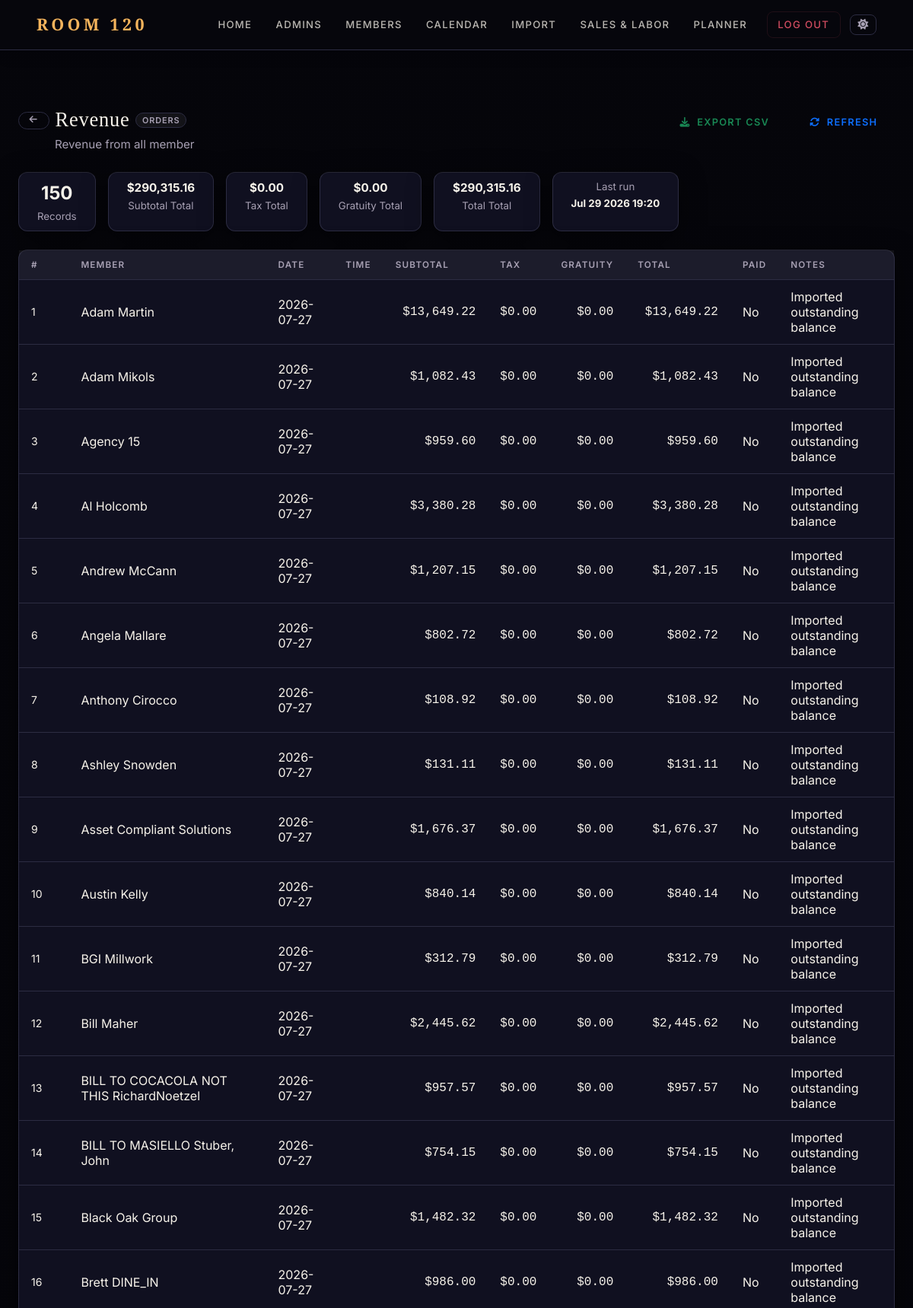
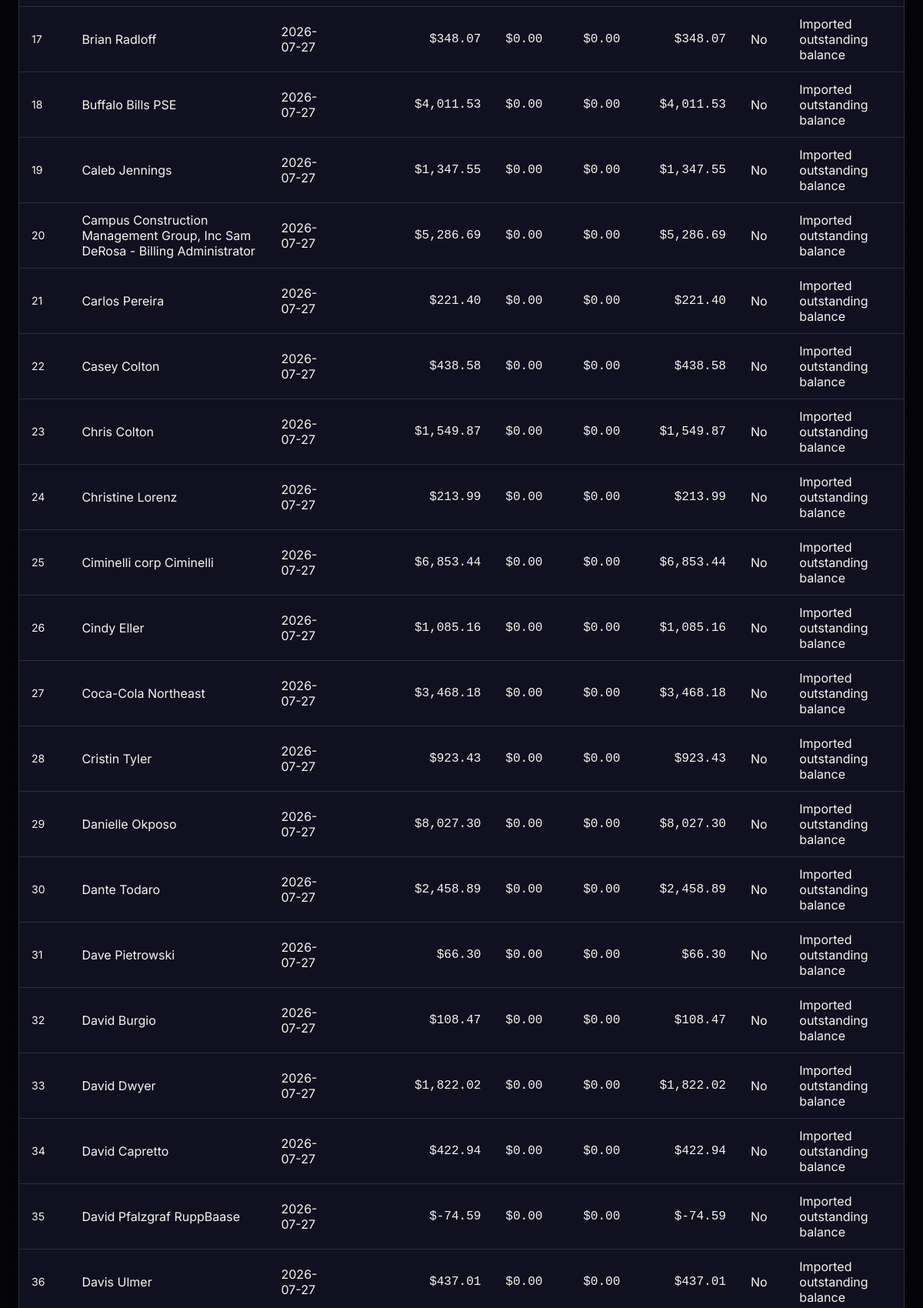
Page /admin/reports/3/run (signed in, upper part) on the committed database (2 pictures, top to bottom).
### app.py (models this page shows)
class SavedReport(db.Model):
    __tablename__ = 'saved_report'
    id          = db.Column(db.Integer, primary_key=True)
    name        = db.Column(db.String(100), nullable=False)
    description = db.Column(db.String(500))
    config      = db.Column(db.Text, nullable=False)   # JSON blob
    created_at  = db.Column(db.DateTime, default=datetime.utcnow)
    last_run_at = db.Column(db.DateTime)

class Order(db.Model):
    id = db.Column(db.Integer, primary_key=True)
    user_id = db.Column(db.Integer, db.ForeignKey('user.id'), nullable=False)
    date = db.Column(db.Date, nullable=False)
    time = db.Column(db.Time, nullable=True)
    subtotal = db.Column(db.Float, nullable=False)
    tax = db.Column(db.Float, nullable=False)
    gratuity = db.Column(db.Float, nullable=False)
    total = db.Column(db.Float, nullable=False)
    paid_by_credit = db.Column(db.Boolean, default=False)
    paid = db.Column(db.Boolean, default=False)  # ✅ Add this line
    notes = db.Column(db.Text, nullable=True)
    user = db.relationship('User', back_populates='orders')
    items = db.relationship('OrderItem', back_populates='order', cascade='all, delete-orphan')

### app.py (the view)
@app.route('/admin/reports/<int:report_id>/run')
def run_report(report_id):
    if not authorized('view_reports'):
        return redirect(url_for('home'))
    rpt = SavedReport.query.get_or_404(report_id)
    config = json.loads(rpt.config)
    results = execute_report(config)
    rpt.last_run_at = datetime.utcnow()
    db.session.commit()
    return render_template('admin_report_run.html', report=rpt, config=config, results=results)

### app.py (called while the page is built)
@app.before_request
def enable_foreign_keys():
    db.session.execute(text('PRAGMA foreign_keys = ON'))

@app.context_processor
def inject_globals():
    user = None
    if session.get('user_id'):
        user = User.query.get(session.get('user_id'))
    try:
        all_types = MembershipType.query.order_by(MembershipType.sort_order, MembershipType.display_name).all()
    except Exception:
        all_types = []
    type_map = {t.name: t for t in all_types}
    active_types = [t for t in all_types if t.is_active]
    return dict(
        current_user=user,
        membership_types=active_types,
        all_membership_types=all_types,
        membership_type_map=type_map,
    )

def authorized(*perms):
    role = session.get('role')
    if role == 'admin':
        return True
    if role == 'staff':
        user_perms = set(session.get('permissions', []))
        return all(p in user_perms for p in perms)
    return False

### templates/admin_report_run.html (shortened to what this page needs)
{% extends 'base.html' %}
{% block content %}
<div class="container-fluid px-4 mt-4">
  <div class="d-flex justify-content-between align-items-start flex-wrap gap-3 mb-4">
    <div>
      <div class="d-flex align-items-center gap-2 mb-1">
        <a href="{{ url_for('admin_reports') }}" class="btn btn-sm btn-outline-secondary">
          <i class="fas fa-arrow-left"></i>
        </a>
        <h2 class="mb-0">{{ report.name }}</h2>
        <span class="badge bg-secondary">{{ results.source_label }}</span>
      </div>
      {% if report.description %}
        <p class="text-muted mb-0 ms-5">{{ report.description }}</p>
      {% endif %}
    </div>
    <div class="d-flex gap-2 flex-wrap">
      <a href="{{ url_for('export_report', report_id=report.id) }}" class="btn btn-outline-success">
        <i class="fas fa-download me-1"></i> Export CSV
      </a>
      <a href="{{ url_for('run_report', report_id=report.id) }}" class="btn btn-outline-primary">
        <i class="fas fa-sync-alt me-1"></i> Refresh
      </a>
    </div>
  </div>
  <div class="d-flex flex-wrap gap-3 mb-4">
    <div class="card px-4 py-2 text-center">
      <div class="fw-bold fs-4">{{ results.count }}</div>
      <div class="text-muted small">Records</div>
    </div>
    {% for i, total in enumerate(results.totals) %}
      {% if total %}
      <div class="card px-4 py-2 text-center">
        <div class="fw-bold">{{ total }}</div>
        <div class="text-muted small">{{ results.headers[i] }} Total</div>
      </div>
      {% endif %}
    {% endfor %}
    <div class="card px-4 py-2 text-center">
      <div class="text-muted small">Last run</div>
      <div class="fw-bold small">
        {% if report.last_run_at %}{{ report.last_run_at.strftime('%b %d %Y %H:%M') }}{% else %}—{% endif %}
      </div>
    </div>
  </div>
  {% if results.rows %}
  <div class="card">
    <div class="card-body p-0">
      <div class="table-responsive">
        <table class="table table-hover table-sm mb-0 align-middle">
          <thead class="table-light">
            <tr>
              <th class="ps-3 text-muted" style="width:40px">#</th>
              {% for h in results.headers %}
              <th>{{ h }}</th>
              {% endfor %}
            </tr>
          </thead>
          <tbody>
            {% for row in results.rows %}
            <tr>
              <td class="ps-3 text-muted small">{{ loop.index }}</td>
              {% for i, cell in enumerate(row) %}
              <td class="{{ 'text-end font-monospace' if results.col_types[i] in ('currency','number') else '' }}">
                {{ cell }}
              </td>
              {% endfor %}
            </tr>
            {% endfor %}
          </tbody>
        </table>
      </div>
    </div>
  </div>
  {% else %}
  <div class="card p-5 text-center text-muted">
    <i class="fas fa-inbox fa-3x mb-3 opacity-25"></i>
    <h5>No records found</h5>
    <p class="mb-0">Try adjusting your filters or date range.</p>
  </div>
  {% endif %}
</div>
{% endblock %}

### static/css/style_member.css (style rules this page uses)
:root { --bg: #07070d; --bg-elevated: #121220; --bg-soft: #181828; --bg-card: #101020; --border: #2c2c42; --border-light: rgba(255,255,255,0.08); --accent: #f5b45c; --accent-soft: rgba(245,180,92,0.12); --accent-strong: #ffcf7a; --accent-dim: rgba(245,180,92,0.45); --text: #f7f3ea; --text-muted: #a7a0b3; --text-dim: #6a6480; --danger: #ff5c73; --danger-soft: rgba(255,92,115,0.13); --success: #3dd68c; --success-soft: rgba(61,214,140,0.11); --info: #6eb3f7; --info-soft: rgba(110,179,247,0.11); --warning: #f5c842; --warning-soft: rgba(245,200,66,0.11); --nav-bg: rgba(7,7,13,0.97); --nav-link-color: rgba(247,243,234,0.75); --input-bg: rgba(14,14,26,0.95); --input-bg-focus: rgba(16,16,28,0.98); --stripe-bg: rgba(255,255,255,0.03); --header-tint: rgba(255,255,255,0.05); --secondary-btn-bg: rgba(255,255,255,0.06); --secondary-btn-hover: rgba(255,255,255,0.11); --secondary-btn-border:rgba(255,255,255,0.18); --list-tint: rgba(255,255,255,0.03); --hover-tint: rgba(245,180,92,0.06); --body-grad-a: #1c1630; --body-grad-b: #07070d; --toggler-filter: invert(1); --close-filter: invert(1); --shadow: 0 8px 32px rgba(0,0,0,0.5); --shadow-lg: 0 20px 60px rgba(0,0,0,0.7); --nav-h: 66px; --radius: 12px; --radius-sm: 8px; --radius-lg: 18px; --radius-pill:999px; --transition: 0.18s ease; }
*, *::before, *::after { box-sizing: border-box; }
html, body { margin: 0; padding: 0; }
html { scroll-behavior: smooth; }
body { font-family: 'Inter', system-ui, -apple-system, sans-serif; background: var(--bg); color: var(--text); margin: 0; padding: 0; min-height: 100vh; font-size: 0.95rem; line-height: 1.6; }
h1, h2, h3 { font-family: 'Playfair Display', serif; letter-spacing: 0.03em; color: var(--text); }
h2 { font-size: 1.65rem; }
.card { background: var(--bg-card) !important; border: 1px solid var(--border) !important; border-top-color: rgba(255,255,255,0.09) !important; border-radius: var(--radius) !important; box-shadow: var(--shadow) !important; color: var(--text) !important; transition: transform var(--transition), box-shadow var(--transition); }
.card-body { padding: 1.25rem !important; }
.card-body.p-0 { padding: 0 !important; }
.table { --bs-table-bg: transparent; --bs-table-striped-bg: var(--stripe-bg); --bs-table-hover-bg: var(--hover-tint); --bs-table-border-color: var(--border); color: var(--text) !important; border-color: var(--border) !important; }
.table th { background: var(--header-tint) !important; color: var(--text-muted) !important; font-size: 0.73rem !important; font-weight: 600 !important; letter-spacing: 0.1em !important; text-transform: uppercase !important; padding: 0.75rem 1rem !important; border-color: var(--border) !important; white-space: nowrap; }
.table td { color: var(--text) !important; border-color: var(--border) !important; padding: 0.75rem 1rem !important; vertical-align: middle; }
.btn { font-size: 0.8rem !important; font-weight: 600 !important; letter-spacing: 0.1em !important; text-transform: uppercase !important; border-radius: var(--radius-pill) !important; padding: 0.5rem 1.35rem !important; transition: all var(--transition) !important; border: 1px solid transparent !important; }
.btn-outline-secondary { background: transparent !important; color: var(--text-muted) !important; border-color: var(--border) !important; }
.btn-sm { padding: 0.3rem 0.85rem !important; font-size: 0.73rem !important; }
.badge { font-size: 0.68rem !important; font-weight: 600 !important; letter-spacing: 0.08em !important; text-transform: uppercase !important; padding: 0.3em 0.7em !important; border-radius: var(--radius-pill) !important; }
.badge.bg-secondary { background: var(--secondary-btn-bg) !important; color: var(--text-muted) !important; border: 1px solid var(--border); }
.text-muted { color: var(--text-muted) !important; }
.fw-bold { color: var(--text); }
a { color: var(--accent); text-decoration: none; transition: color var(--transition); }

### rows in the picture
SavedReport: name "Revenue", description "Revenue from all member", last_run_at "Jul 29 2026 19:20"
Order: cell "Adam Martin" "2026-07-27" "$13,649.22" "$0.00" "$0.00" "$13,649.22" "No", notes "Imported outstanding balance"
Order: cell "Adam Mikols" "2026-07-27" "$1,082.43" "$0.00" "$0.00" "$1,082.43" "No", notes "Imported outstanding balance"
Order: cell "Agency 15" "2026-07-27" "$959.60" "$0.00" "$0.00" "$959.60" "No", notes "Imported outstanding balance"
Order: cell "Al Holcomb" "2026-07-27" "$3,380.28" "$0.00" "$0.00" "$3,380.28" "No", notes "Imported outstanding balance"
Order: cell "Andrew McCann" "2026-07-27" "$1,207.15" "$0.00" "$0.00" "$1,207.15" "No", notes "Imported outstanding balance"
Order: cell "Angela Mallare" "2026-07-27" "$802.72" "$0.00" "$0.00" "$802.72" "No", notes "Imported outstanding balance"
Order: cell "Anthony Cirocco" "2026-07-27" "$108.92" "$0.00" "$0.00" "$108.92" "No", notes "Imported outstanding balance"
Order: cell "Ashley Snowden" "2026-07-27" "$131.11" "$0.00" "$0.00" "$131.11" "No", notes "Imported outstanding balance"
Order: cell "Asset Compliant Solutions" "2026-07-27" "$1,676.37" "$0.00" "$0.00" "$1,676.37" "No", notes "Imported outstanding balance"
Order: cell "Austin Kelly" "2026-07-27" "$840.14" "$0.00" "$0.00" "$840.14" "No", notes "Imported outstanding balance"
Order: cell "BGI Millwork" "2026-07-27" "$312.79" "$0.00" "$0.00" "$312.79" "No", notes "Imported outstanding balance"
Order: cell "Bill Maher" "2026-07-27" "$2,445.62" "$0.00" "$0.00" "$2,445.62" "No", notes "Imported outstanding balance"
Order: cell "BILL TO COCACOLA NOT THIS RichardNoetzel" "2026-07-27" "$957.57" "$0.00" "$0.00" "$957.57" "No", notes "Imported outstanding balance"
Order: cell "BILL TO MASIELLO Stuber, John" "2026-07-27" "$754.15" "$0.00" "$0.00" "$754.15" "No", notes "Imported outstanding balance"
Order: cell "Black Oak Group" "2026-07-27" "$1,482.32" "$0.00" "$0.00" "$1,482.32" "No", notes "Imported outstanding balance"
Order: cell "Brett DINE_IN" "2026-07-27" "$986.00" "$0.00" "$0.00" "$986.00" "No", notes "Imported outstanding balance"
Order: cell "Brian Radloff" "2026-07-27" "$348.07" "$0.00" "$0.00" "$348.07" "No", notes "Imported outstanding balance"
Order: cell "Buffalo Bills PSE" "2026-07-27" "$4,011.53" "$0.00" "$0.00" "$4,011.53" "No", notes "Imported outstanding balance"
Order: cell "Caleb Jennings" "2026-07-27" "$1,347.55" "$0.00" "$0.00" "$1,347.55" "No", notes "Imported outstanding balance"
Order: cell "Campus Construction Management Group, Inc Sam DeRosa - Billing Administrator" "2026-07-27" "$5,286.69" "$0.00" "$0.00" "$5,286.69" "No", notes "Imported outstanding balance"
Order: cell "Carlos Pereira" "2026-07-27" "$221.40" "$0.00" "$0.00" "$221.40" "No", notes "Imported outstanding balance"
Order: cell "Casey Colton" "2026-07-27" "$438.58" "$0.00" "$0.00" "$438.58" "No", notes "Imported outstanding balance"
Order: cell "Chris Colton" "2026-07-27" "$1,549.87" "$0.00" "$0.00" "$1,549.87" "No", notes "Imported outstanding balance"
Order: cell "Christine Lorenz" "2026-07-27" "$213.99" "$0.00" "$0.00" "$213.99" "No", notes "Imported outstanding balance"
Order: cell "Ciminelli corp Ciminelli" "2026-07-27" "$6,853.44" "$0.00" "$0.00" "$6,853.44" "No", notes "Imported outstanding balance"
Order: cell "Cindy Eller" "2026-07-27" "$1,085.16" "$0.00" "$0.00" "$1,085.16" "No", notes "Imported outstanding balance"
Order: cell "Coca-Cola Northeast" "2026-07-27" "$3,468.18" "$0.00" "$0.00" "$3,468.18" "No", notes "Imported outstanding balance"
Order: cell "Cristin Tyler" "2026-07-27" "$923.43" "$0.00" "$0.00" "$923.43" "No", notes "Imported outstanding balance"
Order: cell "Danielle Okposo" "2026-07-27" "$8,027.30" "$0.00" "$0.00" "$8,027.30" "No", notes "Imported outstanding balance"
Order: cell "Dante Todaro" "2026-07-27" "$2,458.89" "$0.00" "$0.00" "$2,458.89" "No", notes "Imported outstanding balance"
Order: cell "Dave Pietrowski" "2026-07-27" "$66.30" "$0.00" "$0.00" "$66.30" "No", notes "Imported outstanding balance"
Order: cell "David Burgio" "2026-07-27" "$108.47" "$0.00" "$0.00" "$108.47" "No", notes "Imported outstanding balance"
Order: cell "David Dwyer" "2026-07-27" "$1,822.02" "$0.00" "$0.00" "$1,822.02" "No", notes "Imported outstanding balance"
Order: cell "David Capretto" "2026-07-27" "$422.94" "$0.00" "$0.00" "$422.94" "No", notes "Imported outstanding balance"
Order: cell "David Pfalzgraf RuppBaase" "2026-07-27" "$-74.59" "$0.00" "$0.00" "$-74.59" "No", notes "Imported outstanding balance"
Order: cell "Davis Ulmer" "2026-07-27" "$437.01" "$0.00" "$0.00" "$437.01" "No", notes "Imported outstanding balance"

### other values in the picture
{{ results.source_label }} "ORDERS"
{{ results.count }} "150"
{{ total }} "$290,315.16" "$0.00" "$0.00" "$290,315.16"
{{ results.headers[i] }} "Subtotal" "Tax" "Gratuity" "Total"
{{ h }} "MEMBER" "DATE" "TIME" "SUBTOTAL" "TAX" "GRATUITY" "TOTAL" "PAID" "NOTES"
